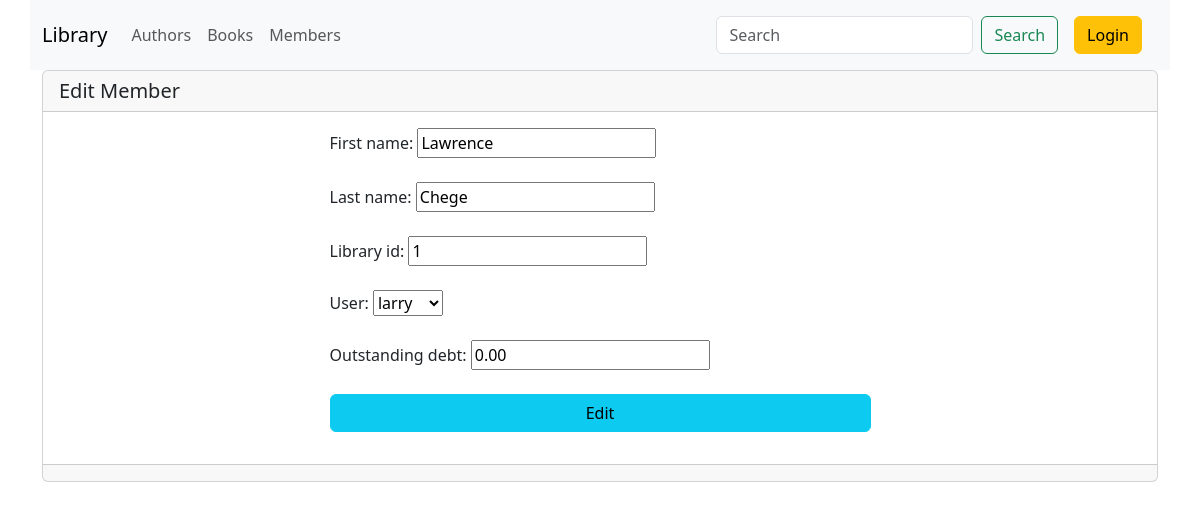
The page /members/update/1 on the database its author committed.
### library/models.py (models this page shows, shortened)
class Member(models.Model):
    first_name = models.CharField(max_length=100)
    last_name = models.CharField(max_length=100)
    library_id = models.CharField(max_length=12, unique=True)
    user = models.ForeignKey(User, on_delete=models.CASCADE)
    outstanding_debt = models.DecimalField(max_digits=8, decimal_places=2, default=0)

### library/views.py (the view, shortened to what this page needs)
# urls.py: path(r"members/update/<int:id>", update_member, name='update_member'),
def update_member(request, id):
    member = get_object_or_404(Member, id=id)
    if request.method == 'GET':
        form = MemberForm(instance=member)
        return render(
            request, "members/edit_form.html", {"form": form})

### library/forms.py
class MemberForm(forms.ModelForm):
    class Meta:
        model = Member
        fields = ['first_name', 'last_name', 'library_id', 'user', 'outstanding_debt', ]

### library/templates/members/edit_form.html
{% extends 'base.html' %} {% block content %}
<div class="container">
  <div class="card">
    <h5 class="card-header">Edit Member</h5>
    <div class="card-body">
      <form class="card-text d-grid gap-2 col-6 mx-auto" method="post">
        {% csrf_token %} {{form.as_p }}
        <input class="btn btn-info mb-3" type="submit" value="Edit" />
      </form>
    </div>
    <div class="card-footer px-2"></div>
  </div>
</div>
{% endblock %}

### rows shown on the page
Member: first_name "Lawrence", last_name "Chege", library_id "1", user "larry", outstanding_debt "0.00"
